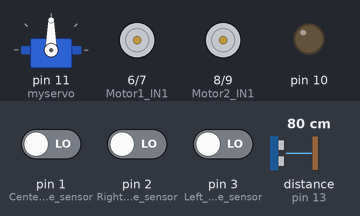
This sketch was run on a simulated Arduino Uno, built with avr-gcc and run on an emulated ATmega328P. On the bench: servo, motor-driver pin pairs drawn as motors (green arrow = first pin HIGH = forward, orange = second pin HIGH = backward, longer = more drive), output pins drawn as LEDs (lit = HIGH). Wiring (inferred from the names in the program): ultrasonic range finder: trigger pin 12; echo pin 13. The inputs (shaded band) are chosen by the test bench; at power-on: distance to the obstacle (sensor on pin 13) 80 cm, pin 1 (Center_flame_sensor) LOW, pin 2 (Right_flame_sensor) LOW, pin 3 (Left_flame_sensor) LOW. The echo pulse lasts 58.3 µs per cm; pins used as bus, display or sensor lines are not drawn.

Above: at 1.2 s.
1.3 s: distance to the obstacle (sensor on pin 13) set to 54 cm
2.8 s: distance to the obstacle (sensor on pin 13) set to 45 cm
At 3.2 s:
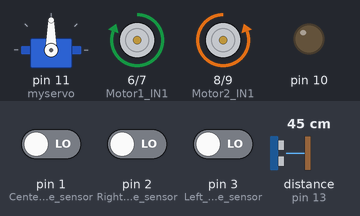
5.8 s: pin 1 (Center_flame_sensor) driven HIGH
At 6.2 s:
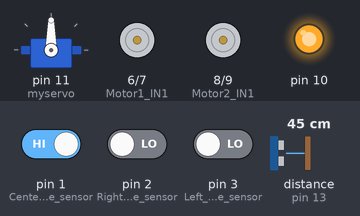
8.8 s: pin 2 (Right_flame_sensor) driven HIGH
At 11.3 s:
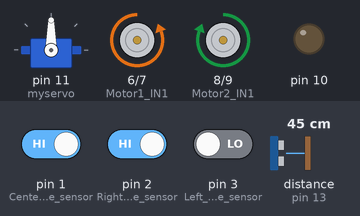
11.8 s: pin 2 (Right_flame_sensor) driven LOW
14.8 s: pin 1 (Center_flame_sensor) driven LOW
At 15.39 s:
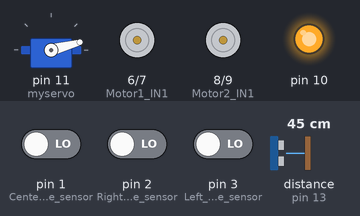
Timing chart, 0 to 18.5 s (numbered marks = the images above; inputs shaded):
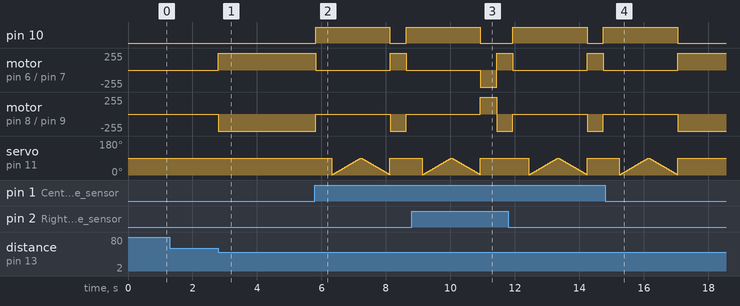

The sketch:

fire_fighting_robot.ino
```cpp
#include <Servo.h>

// Define pins for Ultrasonic Sensor
const int pingTrigPin = 12;
const int pingEchoPin = 13;

// Servo motor instance
Servo myservo;
int pos = 0;

// Setup function: runs once
void setup() {
  // Flame sensor inputs
  pinMode(1, INPUT);  // Center flame sensor
  pinMode(2, INPUT);  // Right flame sensor
  pinMode(3, INPUT);  // Left flame sensor

  // Motor control outputs
  pinMode(6, OUTPUT); // Motor1 IN1
  pinMode(7, OUTPUT); // Motor1 IN2
  pinMode(8, OUTPUT); // Motor2 IN1
  pinMode(9, OUTPUT); // Motor2 IN2

  // Water pump control
  pinMode(10, OUTPUT);

  // Attach servo motor
  myservo.attach(11);
  myservo.write(90);  // Initialize to center position
}

// Function to spray water and extinguish fire
void put_off_fire() {
  digitalWrite(10, HIGH); // Turn pump on
  delay(500);

  // Sweep servo right to left
  for (pos = 1; pos <= 90; pos++) {
    myservo.write(pos);
    delay(10);
  }

  // Sweep servo back
  for (pos = 90; pos >= 2; pos--) {
    myservo.write(pos);
    delay(10);
  }

  digitalWrite(10, LOW); // Turn pump off
  myservo.write(90);     // Reset to center
}

// Convert microseconds to centimeters
long microsecondsToCentimeters(long microseconds) {
  return microseconds / 29 / 2;
}

// Loop function: runs repeatedly
void loop() {
  long duration, cm;

  // Trigger Ultrasonic
  pinMode(pingTrigPin, OUTPUT);
  digitalWrite(pingTrigPin, LOW);
  delayMicroseconds(2);
  digitalWrite(pingTrigPin, HIGH);
  delayMicroseconds(5);
  digitalWrite(pingTrigPin, LOW);

  // Read Echo
  pinMode(pingEchoPin, INPUT);
  duration = pulseIn(pingEchoPin, HIGH);
  cm = microsecondsToCentimeters(duration);

  // If obstacle detected between 20cm and 50cm
  if (cm >= 20 && cm < 50) {
    // Move Forward
    digitalWrite(6, HIGH);
    digitalWrite(7, LOW);
    digitalWrite(8, LOW);
    digitalWrite(9, HIGH);
    delay(500);

    // Turn slightly
    digitalWrite(6, HIGH);
    digitalWrite(7, LOW);
    digitalWrite(8, HIGH);
    digitalWrite(9, LOW);
  }

  // Center Flame Detected
  if (digitalRead(1) == HIGH) {
    // Stop
    digitalWrite(6, LOW);
    digitalWrite(7, LOW);
    digitalWrite(8, LOW);
    digitalWrite(9, LOW);
    put_off_fire(); // Extinguish fire
  }

  // Right Flame Detected
  if (digitalRead(2) == HIGH) {
    // Turn Right
    digitalWrite(6, LOW);
    digitalWrite(7, HIGH);
    digitalWrite(8, HIGH);
    digitalWrite(9, LOW);
    delay(500);
    // Stop
    digitalWrite(6, LOW);
    digitalWrite(7, LOW);
    digitalWrite(8, LOW);
    digitalWrite(9, LOW);
  }

  // Left Flame Detected
  if (digitalRead(3) == HIGH) {
    // Turn Left
    digitalWrite(6, HIGH);
    digitalWrite(7, LOW);
    digitalWrite(8, LOW);
    digitalWrite(9, HIGH);
    delay(500);
    // Stop
    digitalWrite(6, LOW);
    digitalWrite(7, LOW);
    digitalWrite(8, LOW);
    digitalWrite(9, LOW);
  }
}
```

Measured:
- the behaviour switches between 51 and 50 cm on distance to the obstacle (sensor on pin 13) (found by bisection; images 0 and 1)
- after the input at 1.3 s, every drawn part: stays the same
- after the input at 2.8 s, motor on pin 6 (Motor1_IN1) / pin 7 (Motor1_IN2): stopped → forward 255/255 at once; motor on pin 8 (Motor2_IN1) / pin 9 (Motor2_IN2): stopped → backward 255/255 at once
- after the input at 5.8 s, pin 10: LOW → HIGH at once, → LOW 2.3 s later, → HIGH 0.50 s later; motor on pin 6 (Motor1_IN1) / pin 7 (Motor1_IN2): forward 255/255 → stopped at once, → forward 255/255 2.3 s later, → stopped 0.50 s later
- after the input at 8.8 s, pin 10: goes on until 10.9 s, then stays LOW
- after the input at 14.8 s, pin 10: goes on until 17.0 s, then stays LOW; motor on pin 6 (Motor1_IN1) / pin 7 (Motor1_IN2): goes on until 17.0 s, then stays forward 255/255; motor on pin 8 (Motor2_IN1) / pin 9 (Motor2_IN2): goes on until 17.0 s, then stays backward 255/255; servo on pin 11 (myservo): goes on until 17.0 s, then stays 90°
